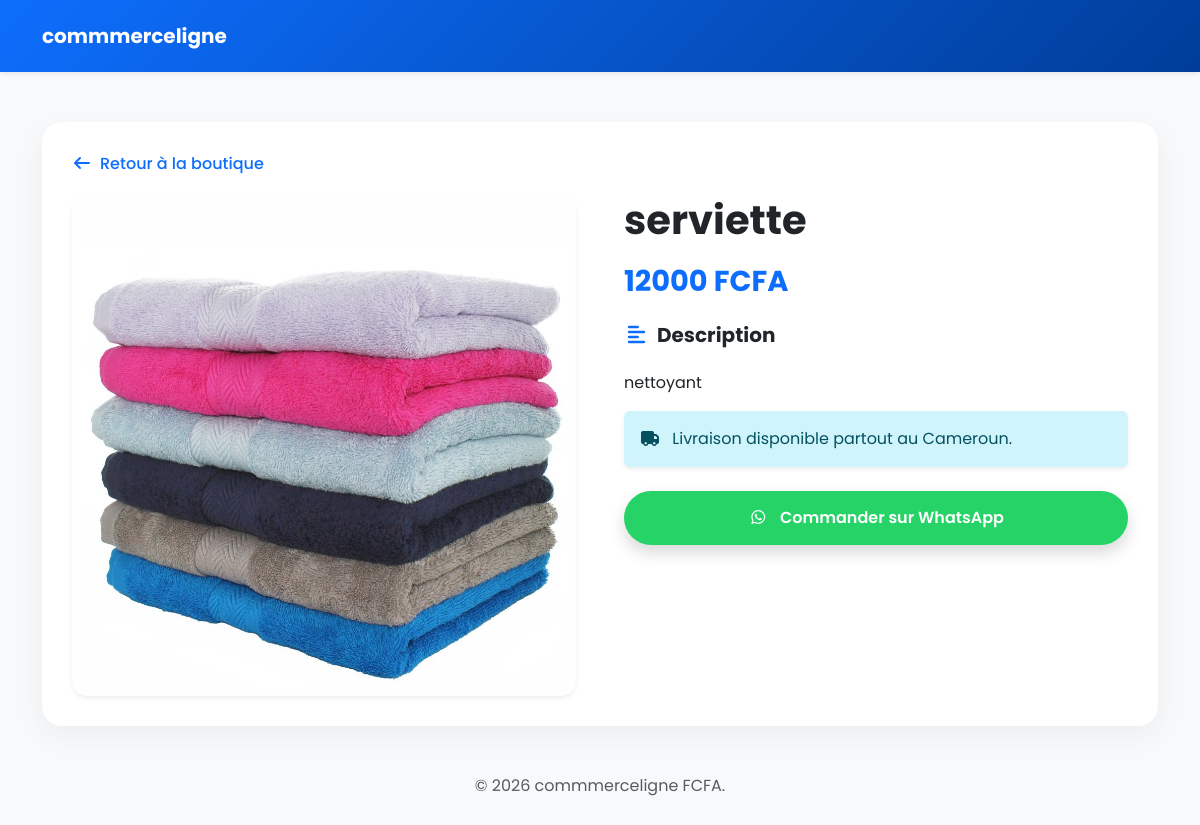
/produits/produit/4/, run on the app's committed database.
### produits/models.py (models this page shows, shortened)
class Produit(models.Model):
    categorie = models.ForeignKey(Categorie, on_delete=models.SET_NULL, null=True, blank=True, related_name='produits')
    nom = models.CharField(max_length=200)
    prix = models.PositiveIntegerField(verbose_name="Prix (FCFA)") # Changé en entier pour les FCFA
    description = models.TextField()
    image = models.ImageField(upload_to='produits/', blank=True, null=True)
    disponible = models.BooleanField(default=True)
    cree_le = models.DateTimeField(auto_now_add=True)

### produits/views.py (the view)
# urls.py: path('produit/<int:pk>/', views.detail_produit, name='detail_produit'),
def detail_produit(request, pk):
    produit = get_object_or_404(Produit, pk=pk)
    return render(request, 'produits/detail.html', {'produit': produit})

### panier/context_processors.py (called while the page is built)
def panier_global(request):
    articles = Panier.objects.all()
    nombre_total = sum(item.quantite for item in articles)
    return {
        'compteur_panier': nombre_total
    }

### produits/templates/produits/detail.html (shortened to what this page needs)
{% load static %}
<!DOCTYPE html>
<html lang="fr">
<head>
    <link rel="stylesheet" href="{% static 'css/bootstrap.min.css' %}">
    <link rel="stylesheet" href="{% static 'css/all.min.css' %}">
</head>
<body>
<nav class="navbar navbar-expand-lg shadow-sm">
    <div class="container">
        <a class="navbar-brand text-white fw-bold" href="{% url 'liste_produits' %}">commmerceligne</a>
    </div>
</nav>
<div class="container">
    <div class="product-container">
        <a href="{% url 'liste_produits' %}" class="back-btn"><i class="fas fa-arrow-left me-2"></i>Retour à la boutique</a>
        <div class="row g-5">
            <div class="col-md-6">
                {% if produit.image %}
                    <img src="{{ produit.image.url }}" class="product-img shadow-sm" alt="{{ produit.nom }}">
                {% else %}
                    <div class="bg-light d-flex align-items-center justify-content-center" style="height: 400px; border-radius: 15px;">
                        <i class="fas fa-image fa-4x text-muted"></i>
                    </div>
                {% endif %}
            </div>
            <div class="col-md-6">
                <h1 class="fw-bold mb-3">{{ produit.nom }}</h1>
                <div class="price-badge">{{ produit.prix }} FCFA</div>
                <h5 class="fw-bold"><i class="fas fa-align-left me-2 text-primary"></i>Description</h5>
                <p class="text-muted mb-4" style="font-size: 1.1rem; line-height: 1.8;">
                    {{ produit.description|linebreaks }}
                </p>
                <div class="alert alert-info border-0 shadow-sm mb-4">
                    <i class="fas fa-truck me-2"></i> Livraison disponible partout au Cameroun.
                </div>
                <a href="https://wa.me/237692962370?text=Bonjour,%20je%20suis%20intéressé%20par%20le%20produit%20:%20{{ produit.nom }}"
                   class="btn-whatsapp shadow">
                    <i class="fab fa-whatsapp me-2"></i> Commander sur WhatsApp
                </a>
            </div>
        </div>
    </div>
</div>
<footer class="py-5 text-center text-muted">
    &copy; 2026 commmerceligne FCFA.
</footer>
</body>
</html>

### produits/templates/produits/detail.html (style rules this page uses)
:root { --main-blue: #0d6efd; --gradient-blue: linear-gradient(135deg, #0d6efd 0%, #003d99 100%); --whatsapp-green: #25D366; }
body { font-family: 'Poppins', sans-serif; background-color: #f8f9fa; }
.navbar { background: var(--gradient-blue) !important; padding: 1rem 0; }
.product-container { margin-top: 50px; background: white; border-radius: 20px; padding: 30px; box-shadow: 0 10px 30px rgba(0,0,0,0.05); }
.product-img { width: 100%; border-radius: 15px; object-fit: cover; max-height: 500px; }
.price-badge { font-size: 1.8rem; color: var(--main-blue); font-weight: 700; margin-bottom: 20px; }
.btn-whatsapp { background-color: var(--whatsapp-green); color: white; border-radius: 50px; padding: 15px 30px; font-weight: 600; text-decoration: none; display: inline-block; transition: 0.3s; border: none; width: 100%; text-align: center; }
.back-btn { color: var(--main-blue); text-decoration: none; font-weight: 500; display: inline-block; margin-bottom: 20px; }

### data on the page
Produit: image (picture), nom "serviette", prix "12000", description "nettoyant"
